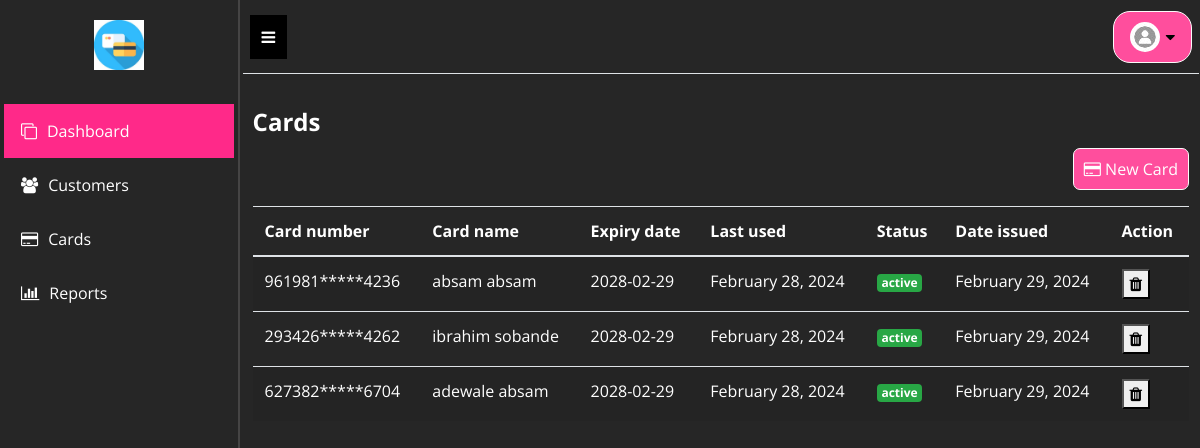
Screenshot of /cards (signed in) with the database file from the repository.
### tables this page shows
CREATE TABLE `cards` (
  `id` int(11) NOT NULL,
  `CardNumber` varchar(20) NOT NULL,
  `CardName` varchar(255) NOT NULL,
  `ExpiryDate` date NOT NULL,
  `LastUsed` timestamp NOT NULL DEFAULT current_timestamp() ON UPDATE current_timestamp(),
  `Status` tinyint(1) NOT NULL,
  `DateIssued` timestamp NOT NULL DEFAULT current_timestamp(),
  `initial_deposit` decimal(10,2) DEFAULT 0.00,
  `customer_id` int(11) DEFAULT NULL
);

### src/Controllers/AdminController.php (called while the page is built, shortened)
<?php
class AdminController
{
    private $pdo;
    public function __construct()
    {
        $config = require BASE_PATH . '/config/config.php';
        $dbConfig = $config['database'];
        try {
            $this->pdo = new PDO(
                "mysql:host={$dbConfig['host']};dbname={$dbConfig['dbname']}",
                $dbConfig['username'],
                $dbConfig['password']
            );
            $this->pdo->setAttribute(PDO::ATTR_ERRMODE, PDO::ERRMODE_EXCEPTION);
        } catch (PDOException $e) {
            die("Database connection failed: " . $e->getMessage());
        }
    }
    private function getCards()
    {
        $stmt = $this->pdo->query('SELECT * FROM cards');
        return $stmt->fetchAll(PDO::FETCH_ASSOC);
    }
    public function cards()
    {
        $cards = $this->getCards();
        include BASE_PATH . '/views/admin/cards.php';
    }
}

### config/config.php (called while the page is built)
<?php
return [
    'app' => [
        'name' => ' card-fraud-detection',
        'url' => 'http://localhost/card-fraud-detection',
    ],
    'database' => [
        'host' => 'localhost',
        'username' => 'root',
        'password' => '',
        'dbname' => 'card-fraud-detection',
        'options' => [
            PDO::ATTR_ERRMODE => PDO::ERRMODE_EXCEPTION,
            PDO::ATTR_DEFAULT_FETCH_MODE => PDO::FETCH_ASSOC,
        ],
    ],
];

### views/admin/cards.php (the view, shortened to what this page needs)
<div class="dash-container">
    <div class="mb-2 d-flex justify-content-between align-items-center">
        <h4 class="font-weight-bold mt-4 mb-1 text-white">Cards</h4>
    </div>
    <div class="mb-3 text-right">
        <button type="button" data-toggle="modal" data-target="#newDepositModal" class="abs-btn rounded-1 bg-color-light text-white">
            <i class="fa fa-credit-card"></i> New Card
        </button>
    </div>
    <div class="abs-table-wrapper">
        <?php if (empty($cards)) : ?>
            <p>No customers cards found.</p>
        <?php else : ?>
            <table class="table table-striped text-white">
                <thead>
                    <th>Card number</th>
                    <th>Card name</th>
                    <th>Expiry date</th>
                    <th>Last used</th>
                    <th>Status</th>
                    <th>Date issued</th>
                    <th>Action</th>
                </thead>
                <tbody>
                    <?php foreach ($cards as $card) : ?>
                        <tr>
                            <td>
                                <?php
                                $cardNumber = $card['CardNumber'];
                                $firstSix = substr($cardNumber, 0, 6);
                                $lastFour = substr($cardNumber, -4);
                                $maskedNumber = $firstSix . str_repeat('*', strlen($cardNumber) - 10) . $lastFour;
                                echo $maskedNumber;
                                ?>
                            </td>
                            <td><?php echo $card['CardName']; ?></td>
                            <td><?php echo $card['ExpiryDate']; ?></td>
                            <td><?php echo date('F j, Y', strtotime($card['LastUsed'])); ?></td>
                            <td>
                                <span class="badge badge-<?php echo ($card['Status'] === 1) ? 'success' : 'danger'; ?>">
                                    <?php echo ($card['Status'] === 1) ? 'active' : 'inactive'; ?>
                                </span>
                            </td>
                            <td><?php echo date('F j, Y', strtotime($card['DateIssued'])); ?></td>
                            <td>
                                <form action="/card-fraud-detection/delete-card" method="post" onsubmit="return confirm('Are you sure you want to delete this card?');">
                                    <button type="submit" style=" cursor: pointer;">
                                        <i class="fa fa-trash" aria-hidden="true"></i>
                                    </button>
                                </form>
                            </td>
                        </tr>
                    <?php endforeach; ?>
                </tbody>
            </table>
        <?php endif; ?>
    </div>
</div>
<?php $content = ob_get_clean();
require_once BASE_PATH . '/views/layouts/admin.php';
?>

### index.php (shortened to what this page needs)
<?php
$config = require __DIR__ . '/config/config.php';
$request = filter_var($_SERVER['REQUEST_URI'], FILTER_SANITIZE_URL);
$basePath = '/card-fraud-detection';
switch ($request) {
    case $basePath . '/cards':
        require __DIR__ . '/src/Controllers/AdminController.php';
        $controller = new AdminController();
        $controller->cards();
        break;
}

### views/layouts/admin.php (shortened to what this page needs)
<?php
if (isset($_SESSION['appName']) && isset($_SESSION['appUrl'])) {
    $appUrl = $_SESSION['appUrl'];
} else {
}
?>
<!DOCTYPE html>
<html lang="en">
<head>
    <link rel="stylesheet" href="https://cdn.jsdelivr.net/npm/bootstrap@4.6.1/dist/css/bootstrap.min.css">
    <link rel="stylesheet" type="text/css" href="https://cdnjs.cloudflare.com/ajax/libs/font-awesome/4.6.3/css/font-awesome.min.css">
    <link rel="stylesheet" href="./assets/css/abs-design.css" />
    <link rel="stylesheet" href="./assets/css/style.css" />
    <link rel="stylesheet" href="./assets/css/media-query.css" />
</head>
<body>
    <div class="">
        <nav class="abs-side-navbar abs-toggle navbar-slideout" id="sidenav">
            <div class="abs-navs text-white" style="text-align: center;">
                <img src="./assets/images/logo.jpeg" class="brand-logo" alt="logo" />
            </div>
            <ul class="abs-sidenav-menu">
                <a href="<?php echo $appUrl . '/admindashboard'; ?>" class="abs-menu-item active">
                    <span class="fa fa-clone icon"></span>
                    <span class="text">Dashboard</span>
                </a>
                <a href="<?php echo $appUrl . '/customers'; ?>" class="abs-menu-item">
                    <span class="fa fa-users icon"></span>
                    <span class="text">Customers</span>
                </a>
                <a href="<?php echo $appUrl . '/cards'; ?>" class="abs-menu-item">
                    <span class="fa fa-credit-card icon"></span>
                    <span class="text">Cards</span>
                </a>
                <a href="<?php echo $appUrl . '/reports'; ?>" class="abs-menu-item">
                    <span class="fa fa-bar-chart icon"></span>
                    <span class="text">Reports</span>
                </a>
            </ul>
        </nav>
        <div class="main main-slideout" id="main">
            <nav class="abs-navbar top-bar border-bottom flex-wrap justify-content-between">
                <div class="abs-navs abs-nav-toggle">
                    <button type="button" class="abs-nav-toggler border-0 text-white abs-btn btn-md" style="background: #000;" id="nav-toggler">
                        <i class="fa fa-bars fa-1x"></i>
                    </button>
                </div>
                <div class="abs-navs abs-ord-sm-1">
                    <div class="dropdown">
                        <button type="button" id="my-dropdown" class="abs-btn icon-btn bg-color-light btn-md btn-rounded" data-toggle="dropdown" aria-haspopup="true" aria-expanded="false">
                            <span class="icon">
                                <img src="./assets/images/user-avatar.jpg" class="rounded-circle" />
                            </span>
                            <i class="fa fa-caret-down"></i>
                        </button>
                    </div>
                </div>
            </nav>
            <?php echo isset($content) ? $content : ''; ?>
        </div>
    </div>
</body>
</html>

### assets/css/abs-design.css (style rules this page uses)
:root { --primary: #ff2989; }
body { color: #fff; box-sizing: border-box; padding: 0; margin: 0; background-color: #262626; font-family: 'Open Sans', sans-serif; }
h1,h2,h3,h4,h5,h6 { margin-bottom: 3px; margin-top: auto; line-height: 1.15em; }
ul { margin: 0; padding: 0; list-style-type: none; }
a,a:hover { text-decoration: none; }
.rounded-1 { border-radius: 7px!important; }
.abs-btn { border: 1px solid #fafafa; padding: 8px 10px; }
.abs-btn.btn-md { padding: 10px 12px; }
.abs-btn.btn-rounded { border-radius: 15px; }
.abs-btn.btn-md.btn-rounded { border-radius: 17px !important; padding: 10px 16px; }
.abs-btn.icon-btn,.abs-btn-group { display: flex; align-items: center; }
.abs-btn.icon-btn .icon { margin-right: 6px; }
.abs-navbar, .abs-navbar .abs-nav-menu { display: flex; align-items: center; }
.abs-navbar { padding: 0 1.2em; }
.abs-side-navbar { overflow: hidden; background-color: #262626; border-right: 2px inset #454444; position: fixed; color: #fff; height: 100%; }
.abs-side-navbar.navbar-slideout { animation: navbar-slideout .2s; width: 15em; }
.abs-side-navbar .abs-navs { padding: 20px; }
.abs-side-navbar .abs-sidenav-menu { margin: 7px 0px; padding: 7px 4px; }
.abs-side-navbar .abs-sidenav-menu .abs-menu-item { color: #fff; display: flex; align-items: center; padding: 15px 17px; }
.abs-side-navbar .abs-sidenav-menu .abs-menu-item.active { color: #fff; background-color: var(--primary); }
.abs-side-navbar .abs-sidenav-menu .abs-menu-item .icon { margin-right: 10px; }
.abs-side-navbar+.main { padding: 1px; }
.abs-side-navbar+.main.main-slideout { animation:main-slideout .2s; margin-left: 15.1em; }
.abs-side-navbar+.main .abs-nav-toggle { display: none; }
.abs-side-navbar.abs-toggle+.main .abs-nav-toggle { display: block; }
.abs-nav-toggle .abs-nav-toggler { cursor: pointer; }
.abs-table-wrapper { overflow: auto; white-space: nowrap; }

### assets/css/style.css (style rules this page uses)
:root { --primary: #ff2989; --primary-light: #ff4e9d; }
.bg-color-light { background-color: var(--primary-light); }
.abs-navbar.top-bar { padding: 10px 7px; }

### assets/css/media-query.css (style rules this page uses)
@media screen and (min-width: 841px) { .abs-side-navbar+.main { margin-left: 0em; } }

### views/layouts/admin.php (style rules this page uses)
.brand-logo { width: 100%; height: 100%; max-height: 50px; max-width: 50px; }
.dash-container { padding: 10px; }

### rows the page displays
cards: CardNumber "961981*****4236", CardName "absam absam", ExpiryDate "2028-02-29", LastUsed "February 28, 2024", Status "active", DateIssued "February 29, 2024"
cards: CardNumber "293426*****4262", CardName "ibrahim sobande", ExpiryDate "2028-02-29", LastUsed "February 28, 2024", Status "active", DateIssued "February 29, 2024"
cards: CardNumber "627382*****6704", CardName "adewale absam", ExpiryDate "2028-02-29", LastUsed "February 28, 2024", Status "active", DateIssued "February 29, 2024"
